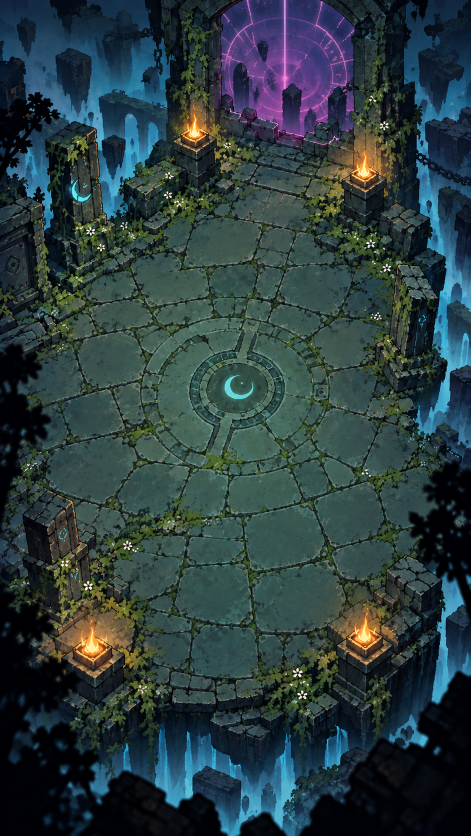
#> input picture assets/art/environment/wisp_rush_arena_background.png, 941 x 1672 px, found by its file name (shown at 1/2 size)
$ python extract_floor_polygons.py
#> lines starting #> are read from the running program, lines starting #| are printed output that depends on the picture; after the words box and inside, x2 and y2 are one past the last pixel; in counts of white or black regions, pixels touching at a corner belong together
#!/usr/bin/env python3
"""Derive each Rift's playable floor polygon from its final runtime background.

The playfield used to be one shared rectangle (GameWorld.ARENA_FLOOR_UV, ADR-0006), which was
honest for the rectangular arenas and wrong for the oval ones: in Ember Hollow and Frozen Choir the
rectangle's corners sit in the lava and on the ice pillars, so the Wisp bounced off an invisible
wall visibly inside the painted edge.

This reads the **final runtime** background for every Rift - after extract_rifts.py has applied its
floor dimming and saturation changes, because that is what the player actually sees - estimates the
walkable floor, and writes a near-convex polygon in texture UV space into each Rift's .tres.

Run from the repo root:  python3 tools/art/extract_floor_polygons.py
Then re-import:          tools/validate.sh
Never hand-edit the baked polygons; change this file and re-run.

Requires Pillow and numpy only (no scipy): morphology goes through PIL rank filters and the local
variance through an integral image.
"""

import io
import json
import os
import sys
from collections import deque

import numpy as np
from PIL import Image, ImageFilter

# rift id -> its runtime background, relative to the repo root.
RIFTS = [
    ("obsidian_garden", "assets/art/environment/wisp_rush_arena_background.png"),
    ("shattered_rift", "assets/art/environment/rifts/shattered_background.png"),
    ("ember_hollow", "assets/art/environment/rifts/ember_hollow_background.png"),
    ("frozen_choir", "assets/art/environment/rifts/frozen_choir_background.png"),
    ("reapers_court", "assets/art/environment/rifts/reapers_court_background.png"),
]

OUT_DIR = "logs/rifts"
DATA_DIR = "data/rifts"

# Working resolution for the mask. Small enough to be quick, large enough to keep the floor edge.
WORK_WIDTH = 236
# Vertices in the baked polygon. 24 keeps an oval smooth while staying cheap to ray-cast.
VERTICES = 24
# Box radius (working pixels) for the local-variance estimate.
VARIANCE_RADIUS = 3
# Floor-likeness is scored, not threshold-ANDed. Two cues only: the floor is SMOOTH (perimeter
# scenery is high-frequency) and DESATURATED (lava, rift magenta and drapes are not). Luminance is
# deliberately NOT a cue - Frozen Choir's floor is pale ice while every other arena's is dark stone,
# so any brightness rule excludes one of them.
SMOOTHNESS_WEIGHT = 0.62
DESATURATION_WEIGHT = 0.38
# Keep the pixels scoring above this percentile.
FLOOR_PERCENTILE = 54.0
# Blur radius applied to the variance field, so speckle does not fragment the mask.
VARIANCE_SMOOTH_RADIUS = 2
# Closing passes applied before anything else. The floor is painted with interior detail - rune
# circles, cracks, rubble - which must not read as holes, or a ray from the centroid stops on the
# first crack it meets and the polygon collapses to a few percent of the arena.
CLOSING_PASSES = 4
# Erosion passes on the mask, so the polygon sits inside the painted floor rather than on its lip.
EROSION_PASSES = 3
# Each radius is pulled in by this much, leaving room for the Wisp's sprite at the wall.
RADIUS_SAFETY = 0.955
# A ray stops at the first run of this many consecutive non-floor working pixels.
BREAK_RUN = 2
# Edge midpoints are validated against the mask; adjacent radii shrink by this much per attempt.
MIDPOINT_SHRINK = 0.94
MIDPOINT_PASSES = 6
# No radius may collapse below this fraction of the image half-diagonal.
MIN_RADIUS_FRACTION = 0.06
# The polygon's top is clipped to this V. The old shared rectangle started at 0.255 partly to keep
# the resting Wisp out from behind the HUD header (ADR-0006), and four of the five painted floors
# reach well above that - frozen_choir as high as 0.124. Losing that clearance would re-open the
# exact bug ADR-0006 closed, so the bake enforces it rather than trusting the paintings.
MIN_FLOOR_V = 0.255
# Radial sampling produces occasional single-ray spikes where one direction happens to find a
# corridor of floor-coloured pixels through the scenery. Any radius more than this multiple of its
# neighbours' median is pulled back to that limit, which kills spikes without reshaping the arena.
SPIKE_LIMIT = 1.18
SPIKE_WINDOW = 5
SPIKE_PASSES = 3


def box_mean(values, radius):
    """Mean over a (2*radius+1) square, via an integral image. Edges clamp to the available area."""
    height, width = values.shape
    padded = np.zeros((height + 1, width + 1), dtype=np.float64)
    padded[1:, 1:] = values.cumsum(axis=0).cumsum(axis=1)
    ys = np.arange(height)
    xs = np.arange(width)
    y0 = np.clip(ys - radius, 0, height)[:, None]
    y1 = np.clip(ys + radius + 1, 0, height)[:, None]
    x0 = np.clip(xs - radius, 0, width)[None, :]
    x1 = np.clip(xs + radius + 1, 0, width)[None, :]
    total = padded[y1, x1] - padded[y0, x1] - padded[y1, x0] + padded[y0, x0]
    count = (y1 - y0) * (x1 - x0)
    return total / np.maximum(count, 1)


def normalise(values):
    """Scale to 0..1 against the 5th-95th percentile, so outliers cannot flatten the field."""
    low = np.percentile(values, 5.0)
    high = np.percentile(values, 95.0)
    if high - low < 1e-6:
        return np.zeros_like(values)
    return np.clip((values - low) / (high - low), 0.0, 1.0)


def floor_mask(image):
    """Boolean mask of the walkable floor at working resolution."""
    width = WORK_WIDTH
    height = max(1, int(round(image.height * (width / float(image.width)))))
    small = image.convert("RGB").resize((width, height), Image.BILINEAR)
    pixels = np.asarray(small, dtype=np.float32) / 255.0

    luminance = pixels.mean(axis=2)
    channel_max = pixels.max(axis=2)
    channel_min = pixels.min(axis=2)
    saturation = np.where(
        channel_max > 1e-5, (channel_max - channel_min) / np.maximum(channel_max, 1e-5), 0.0
    )

    # Local variance marks high-frequency scenery: pillars, lava channels, ice shards, foliage.
    mean = box_mean(luminance, VARIANCE_RADIUS)
    mean_square = box_mean(luminance * luminance, VARIANCE_RADIUS)
    variance = np.maximum(mean_square - mean * mean, 0.0)
    variance = box_mean(variance, VARIANCE_SMOOTH_RADIUS)

    score = (
        SMOOTHNESS_WEIGHT * (1.0 - normalise(variance))
        + DESATURATION_WEIGHT * (1.0 - normalise(saturation))
    )
    mask = score >= np.percentile(score, FLOOR_PERCENTILE)
    mask = close(mask, CLOSING_PASSES)
    mask = keep_largest_component(mask)
    mask = fill_holes(mask)
    mask = erode(mask, EROSION_PASSES)
    # Erosion can split the region; re-select so a stray island never wins.
    mask = keep_largest_component(mask)
    return mask


def erode(mask, passes):
    """Shrink the mask by `passes` pixels using PIL's rank filter."""
    return _rank(mask, passes, ImageFilter.MinFilter(3))


def dilate(mask, passes):
    """Grow the mask by `passes` pixels."""
    return _rank(mask, passes, ImageFilter.MaxFilter(3))


def close(mask, passes):
    """Dilate then erode, bridging cracks and swallowing interior detail."""
    return erode(dilate(mask, passes), passes)


def _rank(mask, passes, rank_filter):
    if passes <= 0:
        return mask
    image = Image.fromarray((mask * 255).astype(np.uint8), mode="L")
    for _ in range(passes):
        image = image.filter(rank_filter)
    return np.asarray(image) > 127


def fill_holes(mask):
    """Fill any background region not connected to the image border.

    Closing bridges narrow cracks; this finishes the job for genuinely enclosed detail such as
    Obsidian Garden's central rune, which sits well inside the floor and is not floor-coloured.
    """
    height, width = mask.shape
    outside = np.zeros_like(mask, dtype=bool)
    queue = deque()
    for x in range(width):
        for y in (0, height - 1):
            if not mask[y, x] and not outside[y, x]:
                outside[y, x] = True
                queue.append((y, x))
    for y in range(height):
        for x in (0, width - 1):
            if not mask[y, x] and not outside[y, x]:
                outside[y, x] = True
                queue.append((y, x))
    while queue:
        y, x = queue.popleft()
        for dy, dx in ((1, 0), (-1, 0), (0, 1), (0, -1)):
            ny, nx = y + dy, x + dx
            if (
                0 <= ny < height and 0 <= nx < width
                and not mask[ny, nx] and not outside[ny, nx]
            ):
                outside[ny, nx] = True
                queue.append((ny, nx))
    return mask | ~outside


def keep_largest_component(mask):
    """Keep only the largest connected region.

    Seeding from the image centre is wrong: Obsidian Garden paints a high-frequency rune circle
    dead centre, so the centre pixel scores as scenery and the flood fill lands on a speck. The
    floor is reliably the largest smooth region in every arena, so pick by area instead.
    """
    height, width = mask.shape
    seen = np.zeros_like(mask, dtype=bool)
    best_size = 0
    best_component = None
    for start_y in range(height):
        for start_x in range(width):
            if not mask[start_y, start_x] or seen[start_y, start_x]:
                continue
            component = []
            queue = deque([(start_y, start_x)])
            seen[start_y, start_x] = True
            while queue:
                y, x = queue.popleft()
                component.append((y, x))
                for dy, dx in ((1, 0), (-1, 0), (0, 1), (0, -1)):
                    ny, nx = y + dy, x + dx
                    if (
                        0 <= ny < height and 0 <= nx < width
                        and mask[ny, nx] and not seen[ny, nx]
                    ):
                        seen[ny, nx] = True
                        queue.append((ny, nx))
            if len(component) > best_size:
                best_size = len(component)
                best_component = component
    result = np.zeros_like(mask, dtype=bool)
    if best_component is not None:
        ys = np.fromiter((p[0] for p in best_component), dtype=np.int32, count=best_size)
        xs = np.fromiter((p[1] for p in best_component), dtype=np.int32, count=best_size)
        result[ys, xs] = True
    return result


def nearest_true(mask, y, x):
    """Nearest set pixel to (y, x), searched in expanding rings. None when the mask is empty."""
    height, width = mask.shape
    if mask[y, x]:
        return (y, x)
    for radius in range(1, max(height, width)):
        y0, y1 = max(0, y - radius), min(height - 1, y + radius)
        x0, x1 = max(0, x - radius), min(width - 1, x + radius)
        window = mask[y0:y1 + 1, x0:x1 + 1]
        if not window.any():
            continue
        ys, xs = np.nonzero(window)
        best = np.argmin((ys + y0 - y) ** 2 + (xs + x0 - x) ** 2)
        return (int(ys[best] + y0), int(xs[best] + x0))
    return None


def inside(mask, x, y):
    """Whether a working-space point lies on the floor."""
    height, width = mask.shape
    ix, iy = int(round(x)), int(round(y))
    if ix < 0 or iy < 0 or ix >= width or iy >= height:
        return False
    return bool(mask[iy, ix])


def ray_limit(mask, origin, angle, max_radius):
    """Farthest radius along `angle` still on the floor, stopping at the first real gap."""
    import math
    dx, dy = math.cos(angle), math.sin(angle)
    last_good = 0.0
    run = 0
    step = 0.5
    radius = step
    while radius <= max_radius:
        if inside(mask, origin[0] + dx * radius, origin[1] + dy * radius):
            last_good = radius
            run = 0
        else:
            run += 1
            # A single stray pixel should not truncate the ray; a real edge will persist.
            if run >= BREAK_RUN / step:
                break
        radius += step
    return last_good


def build_polygon(mask):
    """Near-convex polygon inside the mask, as working-space points."""
    import math
    height, width = mask.shape
    ys, xs = np.nonzero(mask)
    if len(xs) == 0:
        return []
    origin = (float(xs.mean()), float(ys.mean()))
    max_radius = math.hypot(width, height)
    min_radius = max_radius * MIN_RADIUS_FRACTION

    radii = []
    for index in range(VERTICES):
        angle = 2.0 * math.pi * index / VERTICES
        radii.append(max(min_radius, ray_limit(mask, origin, angle, max_radius) * RADIUS_SAFETY))

    radii = suppress_spikes(radii)

    # Vertices are guaranteed on the floor, but an edge between two of them can still cut a corner
    # on a concave arena. Pull the offending pair in until the midpoint is on the floor too.
    for _ in range(MIDPOINT_PASSES):
        adjusted = False
        for index in range(VERTICES):
            nxt = (index + 1) % VERTICES
            a = polar(origin, 2.0 * math.pi * index / VERTICES, radii[index])
            b = polar(origin, 2.0 * math.pi * nxt / VERTICES, radii[nxt])
            mid = ((a[0] + b[0]) * 0.5, (a[1] + b[1]) * 0.5)
            if not inside(mask, mid[0], mid[1]):
                radii[index] = max(min_radius, radii[index] * MIDPOINT_SHRINK)
                radii[nxt] = max(min_radius, radii[nxt] * MIDPOINT_SHRINK)
                adjusted = True
        if not adjusted:
            break

    return [polar(origin, 2.0 * math.pi * i / VERTICES, radii[i]) for i in range(VERTICES)]


def suppress_spikes(radii):
    """Clamp any radius that overshoots its neighbours, wrapping around the ring."""
    count = len(radii)
    half = SPIKE_WINDOW // 2
    result = list(radii)
    for _ in range(SPIKE_PASSES):
        changed = False
        neighbours_median = []
        for index in range(count):
            window = [
                result[(index + offset) % count]
                for offset in range(-half, half + 1)
                if offset != 0
            ]
            neighbours_median.append(float(np.median(window)))
        for index in range(count):
            limit = neighbours_median[index] * SPIKE_LIMIT
            if result[index] > limit:
                result[index] = limit
                changed = True
        if not changed:
            break
    return result


def polar(origin, angle, radius):
    import math
    return (origin[0] + math.cos(angle) * radius, origin[1] + math.sin(angle) * radius)


def to_uv(points, mask_shape):
    """Working-space points to texture UV space, clamped to the image and to the HUD band."""
    height, width = mask_shape
    return [
        (
            min(1.0, max(0.0, x / float(width))),
            min(1.0, max(MIN_FLOOR_V, y / float(height))),
        )
        for x, y in points
    ]


def polygon_area(points):
    """Absolute shoelace area, in the same units as the points."""
    total = 0.0
    for index in range(len(points)):
        x0, y0 = points[index]
        x1, y1 = points[(index + 1) % len(points)]
        total += x0 * y1 - x1 * y0
    return abs(total) * 0.5


def write_overlay(path, image, polygon_uv, out_path):
    """Debug render: the background with its baked polygon drawn on top."""
    from PIL import ImageDraw
    preview = image.convert("RGB").copy()
    draw = ImageDraw.Draw(preview)
    points = [(u * preview.width, v * preview.height) for u, v in polygon_uv]
    draw.line(points + [points[0]], fill=(255, 70, 70), width=5)
    for x, y in points:
        draw.ellipse([x - 6, y - 6, x + 6, y + 6], fill=(255, 220, 60))
    preview.resize((preview.width // 3, preview.height // 3)).save(out_path)


def bake(rift_id, polygon_uv):
    """Writes `floor_polygon` into a Rift's .tres, replacing any previous value."""
    path = os.path.join(DATA_DIR, "%s.tres" % rift_id)
    if not os.path.isfile(path):
        return False
    with io.open(path, encoding="utf-8") as handle:
        text = handle.read()
    values = ", ".join("%.5f, %.5f" % (u, v) for u, v in polygon_uv)
    line = "floor_polygon = PackedVector2Array(%s)" % values
    lines = [l for l in text.rstrip("\n").splitlines() if not l.startswith("floor_polygon")]
    lines.append(line)
    with io.open(path, "w", encoding="utf-8") as handle:
        handle.write("\n".join(lines) + "\n")
    return True


def main():
    os.makedirs(OUT_DIR, exist_ok=True)
    report = {}
    for rift_id, source in RIFTS:
        if not os.path.isfile(source):
            sys.stderr.write("missing background for %s: %s\n" % (rift_id, source))
            return 1
        image = Image.open(source)
#> image is the input picture: PIL image 941x1672 RGB; mean R, G, B 43.9, 61.7, 64
        mask = floor_mask(image)
#> call 3 of box_mean, with radius = 2
#> in box_mean (call 3), `total = padded[y1, x1] - padded[y0, x1] - padded[y1, x0] + padded[y0, ..`:
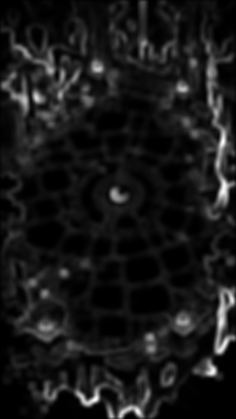
#> total: shape (419, 236) float64; min 3.72e-06, max 1.27, mean 0.124; drawn with min black and max white
#> in normalise, `low = np.percentile(values, 5.0)`: low = 8.11e-05
#> in normalise, `high = np.percentile(values, 95.0)`: high = 0.0171
#> in normalise, `return np.clip((values - low) / (high - low), 0.0, 1.0)`:
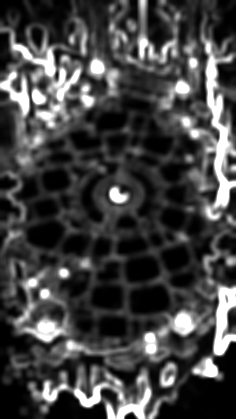
#> returned value: shape (419, 236) float64; min 0, max 1, mean 0.265
#> in floor_mask, `mask = score >= np.percentile(score, FLOOR_PERCENTILE)`:
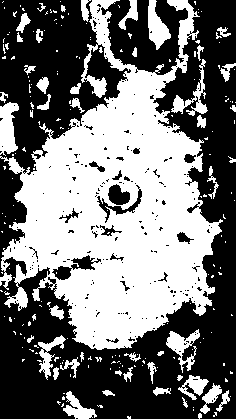
#> mask: shape (419, 236) bool; 46% white; 215 white regions (169 under 20 px), largest, box (x1, y1, x2, y2) and area: (0, 0, 223, 350) 38266, (0, 102, 19, 156) 719, (148, 0, 171, 50) 608
#> after the loop in _rank, `for _ in range(passes):`: image: PIL image 236x419 L; 77.5% white; 44 black regions (16 under 20 px), largest, box (x1, y1, x2, y2) and area: (172, 0, 236, 381) 7295, (0, 321, 194, 419) 6506, (0, 0, 88, 147) 4278
#> after the loop in _rank (call 2), `for _ in range(passes):`: image: PIL image 236x419 L; 56.6% white; 22 black regions, largest, box (x1, y1, x2, y2) and area: (0, 0, 236, 419) 25420, (0, 0, 98, 151) 8890, (109, 0, 179, 71) 2355
#> in floor_mask, `mask = keep_largest_component(mask)`: mask: shape (419, 236) bool; 51% white; 19 black regions, largest, box (x1, y1, x2, y2) and area: (0, 0, 236, 419) 29407, (0, 0, 98, 151) 10761, (109, 0, 179, 71) 2368
#> after the loop in fill_holes, `for x in range(width):`: outside: shape (419, 236) bool; 0.39% white in thin lines or dots
#> after the loop in fill_holes, `for y in range(height):`:
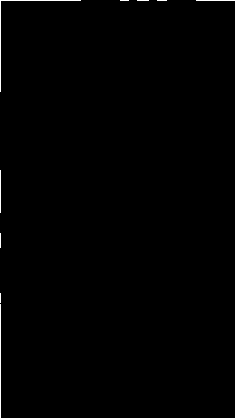
#> outside: shape (419, 236) bool; 1.1% white in thin lines or dots
#> after the loop in fill_holes, `while queue:`:
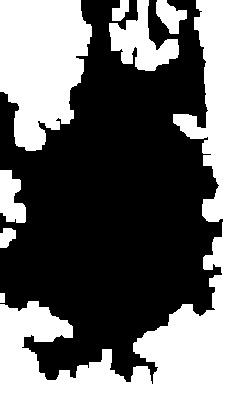
#> outside: shape (419, 236) bool; 44.8% white; 8 white regions, largest, box (x1, y1, x2, y2) and area: (0, 0, 236, 419) 29407, (0, 0, 92, 151) 10370, (109, 0, 179, 71) 2368
#> in _rank (call 3), `return np.asarray(image) > 127`: returned value: shape (419, 236) bool; 48.3% white; 7 white regions (3 under 20 px), largest, box (x1, y1, x2, y2) and area: (0, 0, 219, 377) 47424, (151, 0, 166, 42) 230, (128, 0, 135, 17) 44, (27, 340, 31, 345) 20
#> in floor_mask, `mask = keep_largest_component(mask)`:
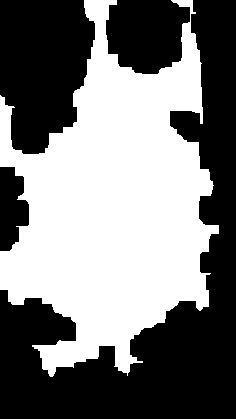
#> mask: shape (419, 236) bool; 48% white; 1 white region, box (x1, y1, x2, y2) and area: (0, 0, 219, 377) 47424
        points = build_polygon(mask)
#> in build_polygon, `origin = (float(xs.mean()), float(ys.mean()))`: origin = (112.6, 204.5)
        if not points:
            sys.stderr.write("no floor found for %s\n" % rift_id)
            return 1
        polygon_uv = to_uv(points, mask.shape)
        coverage = polygon_area(polygon_uv)
#> the loop in polygon_area, `for index in range(len(points)):` made 24 passes
        mask_share = float(mask.sum()) / float(mask.size)
        baked = bake(rift_id, polygon_uv)
        write_overlay(source, image, polygon_uv, os.path.join(OUT_DIR, "floor_%s.png" % rift_id))
#> the loop in write_overlay, `for x, y in points:` made 24 passes
#> (x, y) on passes 1 to 12: (754.9, 816), (827.5, 917.5), (778.6, 1006.5), (812.7, 1180.1), (676.4, 1210.4), (574, 1283.5), (448.9, 1353.3), (311.2, 1330.3), (259.1, 1144.9), (91.99, 1173.1), (26.66, 1059.9), (113.5, 905.9)
#> in write_overlay, `preview.resize((preview.width // 3, preview.height // 3)).save(out_path)`:
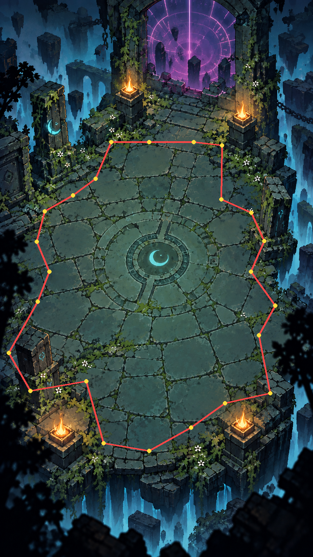
#> saved as floor_obsidian_garden.png: PIL image 313x557 RGB; mean R, G, B 46, 62, 64.1
        report[rift_id] = {
            "source": source,
            "vertices": len(polygon_uv),
            "polygon_uv_area": round(coverage, 4),
            "mask_share": round(mask_share, 4),
            "baked": baked,
        }
        print("%-16s vertices=%d  uv_area=%.3f  mask_share=%.3f  baked=%s"
              % (rift_id, len(polygon_uv), coverage, mask_share, baked))
#| obsidian_garden  vertices=24  uv_area=0.324  mask_share=0.480  baked=False

    with io.open(os.path.join(OUT_DIR, "floor_polygons.json"), "w", encoding="utf-8") as handle:
        handle.write(json.dumps(report, indent=2, sort_keys=True))
    print("\nOverlays in %s/floor_<rift>.png - review them before trusting the bake." % OUT_DIR)
    return 0


if __name__ == "__main__":
#> (the run stopped early here; a loop or call above may not have finished)
